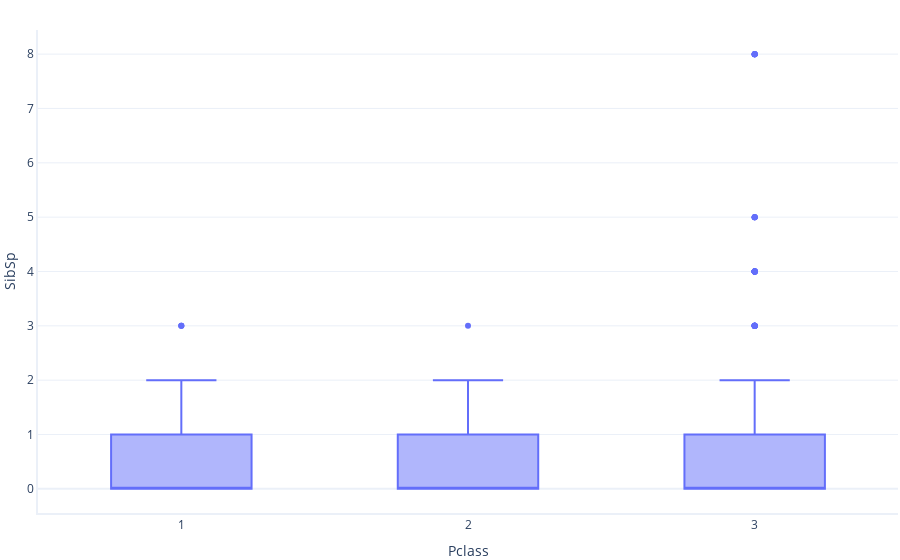

Notebook code for this chart:
### Markdown cell above
For first and second class ticket holders, people in larger family groups appear to have had better rates of survival. This doesn't seem to be the case for third class passengers, though.

### Code cell
#Lastly, let's see if those with different ticket types tended to be in different sized families.
graphing.box_and_whisker(dataset, label_x="Pclass", label_y="SibSp")

### Figure 1 — Plotly figure (JSON) as saved in the notebook; plotly's stock layout.template omitted (floating-point values rounded to 4 significant figures; data arrays with more than 128 entries replaced by an {"elided": "..."} marker saying what was removed)
{"data": [{"alignmentgroup": "True", "hovertemplate": "Pclass=%{x}<br>SibSp=%{y}<extra></extra>", "legendgroup": "", "marker": {"color": "#636efa"}, "name": "", "notched": false, "offsetgroup": "", "orientation": "v", "showlegend": false, "type": "box", "x": {"elided": "891 int values"}, "x0": " ", "xaxis": "x", "y": {"elided": "891 int values"}, "y0": " ", "yaxis": "y"}], "layout": {"boxmode": "group", "legend": {"tracegroupgap": 0}, "xaxis": {"anchor": "y", "domain": [0, 1], "title": {"text": "Pclass"}}, "yaxis": {"anchor": "x", "domain": [0, 1], "title": {"text": "SibSp"}}}}
